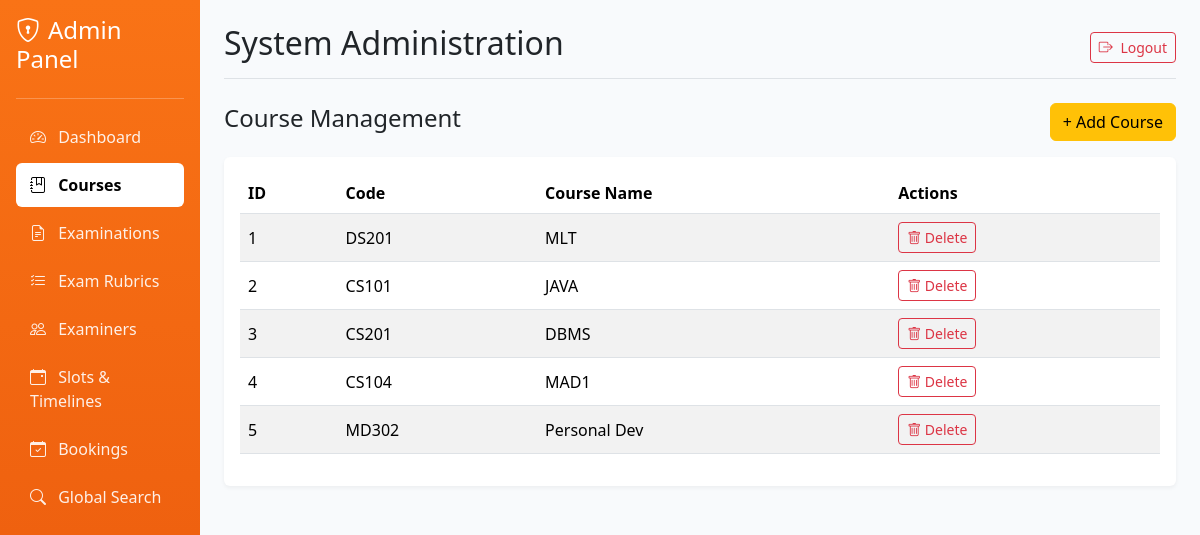
The page /admin/courses on the database its author committed.
### models.py (models this page shows)
class Course(db.Model):
    id = db.Column(db.Integer, primary_key=True)
    course_code = db.Column(db.String(20), unique=True, nullable=False)
    course_name = db.Column(db.String(100), nullable=False)
    description = db.Column(db.Text)
    status = db.Column(db.String(20), default='Active')
    exams = db.relationship('Examination', backref='course', lazy=True)

### app.py (the view)
@app.route('/admin/courses')
def admin_courses():
    courses = Course.query.all()
    return render_template('admin/courses.html', active_page='courses', courses=courses)

### templates/admin/courses.html (shortened to what this page needs)
{% extends 'admin/base.html' %}
{% block content %}
<div>
    <div class="d-flex justify-content-between align-items-center mb-3">
        <h4>Course Management</h4>
    <button type="button" class="btn btn-warning" data-bs-toggle="modal" data-bs-target="#addCourseModal">
  + Add Course
</button>
</div>
    <div class="card p-3">
        <table class="table table-striped align-middle">
            <thead>
                <tr>
                    <th>ID</th>
                    <th>Code</th>
                    <th>Course Name</th>
                    <th>Actions</th>
                </tr>
            </thead>
            <tbody>
                {% for course in courses %}
                <tr>
                    <td>{{ course.id }}</td>
                    <td>{{ course.course_code }}</td>
                    <td>{{ course.course_name }}</td>
                    <td>
                        <a href="{{ url_for('delete_course', id=course.id) }}" class="btn btn-sm btn-outline-danger" onclick="return confirm('Are you sure you want to delete this course?');">
                            <i class="bi bi-trash"></i> Delete
                        </a>
                    </td>
                </tr>
                {% else %}
                <tr>
                    <td colspan="4" class="text-center text-muted">No courses found.</td>
                </tr>
                {% endfor %}
            </tbody>
        </table>
    </div>
</div>
{% endblock %}

### templates/admin/base.html (style rules this page uses)
:root { --main-orange: #f97316; --dark-orange: #ea580c; }
body { background-color: #f8fafc; font-family: 'Segoe UI', Tahoma, Geneva, Verdana, sans-serif; }
.card { border: none; box-shadow: 0 2px 4px rgba(0,0,0,0.05); }

### rows shown on the page
Course: id "1", course_code "DS201", course_name "MLT"
Course: id "2", course_code "CS101", course_name "JAVA"
Course: id "3", course_code "CS201", course_name "DBMS"
Course: id "4", course_code "CS104", course_name "MAD1"
Course: id "5", course_code "MD302", course_name "Personal Dev"
